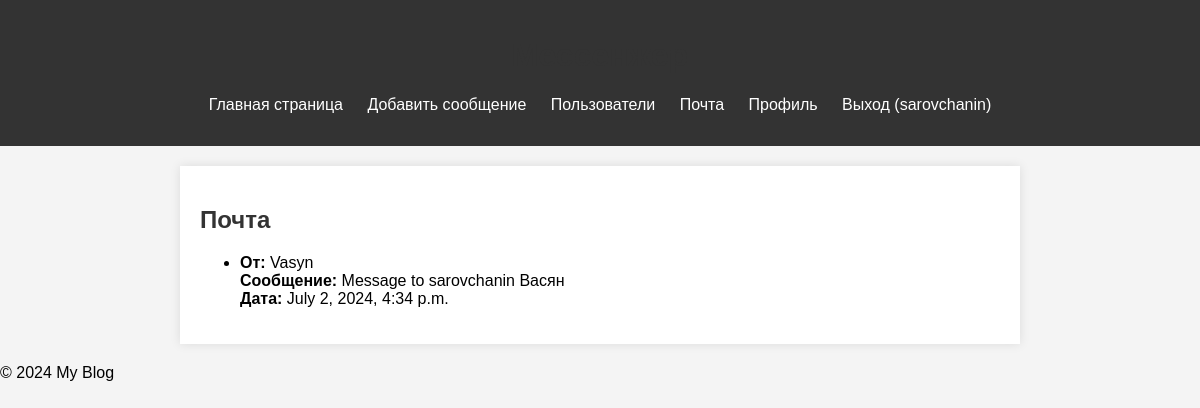
Screenshot of /inbox/ (signed in) with the database file from the repository.
### messenger_app/models.py (models this page shows, shortened)
class Message(models.Model):
    sender = models.ForeignKey(User, related_name='sent_messages', on_delete=models.CASCADE)
    receiver = models.ForeignKey(User, related_name='received_messages', on_delete=models.CASCADE)
    content = models.TextField()
    created_at = models.DateTimeField(auto_now_add=True)

### messenger_app/views.py (the view)
# urls.py: path('inbox/', views.inbox, name='inbox'),
@login_required
def inbox(request):
    received_messages = request.user.received_messages.all()
    return render(request, 'messenger_app/inbox.html', {'messages': received_messages})

### messenger_app/templates/messenger_app/inbox.html (shortened to what this page needs)
{% extends "messenger_app/base.html" %}
{% block content %}
<h2> Почта </h2>
<ul>
    {% for message in messages %}
        <li>
            <strong>От:</strong> {{ message.sender.username }} <br>
            <strong>Сообщение:</strong> {{ message.content }} <br>
            <strong>Дата:</strong> {{ message.created_at }}
        </li>
    {% endfor %}
</ul>
{% endblock %}

### messenger_app/templates/messenger_app/base.html (shortened to what this page needs)
<!DOCTYPE html>
<html lang="en">
<head>
    {% load static %}
    <link rel="stylesheet" href="{% static ' messenger_app/css/styles.css' %}">
</head>
<body>
    <header>
        <h1>Мессенжер</h1>
        <nav>
            <ul>
                <li><a href="{% url 'post_list' %}"> Главная страница </a></li>
                {% if user.is_authenticated %}
                    <li><a href="{% url 'post_create' %}"> Добавить сообщение </a></li>
                    <li><a href="{% url 'user_list' %}"> Пользователи </a></li>
                    <li><a href="{% url 'inbox' %}"> Почта </a></li>
                    <li><a href="{% url 'profile' %}"> Профиль </a></li>
                    <li><a href="{% url 'logout' %}"> Выход ({{user.username}}) </a></li>
                {% else %}
                    <li><a href="{% url 'login' %}"> Вход </a></li>
                    <li><a href="{% url 'register' %}"> Регистрация </a></li>
                {% endif %}
            </ul>
        </nav>
    </header>
    <main>
        {% block content %}
        {% endblock %}
    </main>
    <footer>
        <p>&copy; 2024 My Blog</p>
    </footer>
</body>
</html>

### static/ messenger_app/css/styles.css (style rules this page uses)
body { font-family: Arial, sans-serif; margin: 0; padding: 0; background-color: #f4f4f4; }
header { background: #333; color: #fff; padding: 1em 0; text-align: center; }
nav ul { list-style: none; padding: 0; }
nav ul li { display: inline; margin: 0 10px; }
nav ul li a { color: #fff; text-decoration: none; }
main { padding: 20px; max-width: 800px; margin: 20px auto; background: #fff; box-shadow: 0 0 10px rgba(0,0,0,0.1); }
h1, h2 { color: #333; }

### rows the page displays
Message: sender.username "Vasyn", content "Message to sarovchanin Васян", created_at "July 2, 2024, 4:34 p.m."

### other values shown
{{ user.username }} "sarovchanin"
